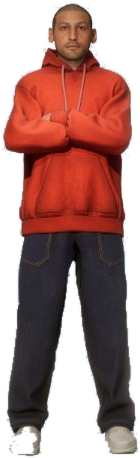
#> input picture assets/patient.png, 140 x 458 px, given in place of window_images_image-8fcbe827-60ad-4e96-b188-4e254708b1bc.png, which was not available
$ python extract_character.py
#> lines starting #> are read from the running program, lines starting #| are printed output that depends on the picture; pictures that were not available may be replaced by others from this repository, and a replacement may not be noted
"""One-off: crop the patient character out of the reference screenshot and
key the smooth gradient background to transparency. Output: assets/patient.png"""
from collections import deque
from PIL import Image, ImageFilter
import os

SRC = os.path.expanduser(
    r"~/.cursor/projects/c-git-PatientMap/assets/"
    r"c__Users_walte_AppData_Roaming_Cursor_User_workspaceStorage_"
    r"empty-window_images_image-8fcbe827-60ad-4e96-b188-4e254708b1bc.png"
)
OUT = os.path.join(os.path.dirname(__file__), "..", "assets", "patient.png")

CROP = (36, 44, 262, 580)      # left, top, right, bottom
STEP_TOL = 17                  # per-step neighbour colour distance to treat as bg

img = Image.open(SRC).convert("RGBA").crop(CROP)
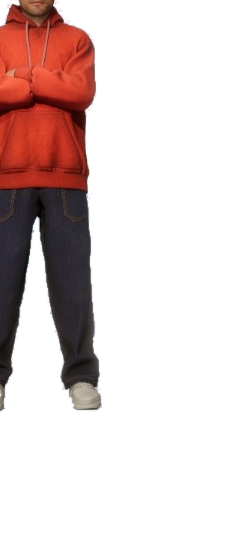
#> img: PIL image 226x536 RGBA; mean R, G, B, A 48.1, 32.2, 31.9, 63.8; transparent parts drawn white
w, h = img.size
#> w = 226; h = 536
px = img.load()

def dist(a, b):
    return abs(a[0]-b[0]) + abs(a[1]-b[1]) + abs(a[2]-b[2])

visited = bytearray(w * h)
q = deque()

def seed(x, y):
    i = y * w + x
    if not visited[i]:
        visited[i] = 1
        q.append((x, y))

for x in range(w):
    seed(x, 0); seed(x, h - 1)
for y in range(h):
    seed(0, y); seed(w - 1, y)

# region-grow background along smooth gradients; sharp edges (the figure) stop it
while q:
    x, y = q.popleft()
    c = px[x, y]
    for dx, dy in ((1, 0), (-1, 0), (0, 1), (0, -1)):
        nx, ny = x + dx, y + dy
        if 0 <= nx < w and 0 <= ny < h:
            i = ny * w + nx
            if not visited[i] and dist(px[nx, ny], c) <= STEP_TOL:
                visited[i] = 1
                q.append((nx, ny))
#> this loop made 116115 passes
#> c on passes 1 to 3: (230, 229, 234, 0), (0, 0, 0, 0), (227, 231, 234, 0)

# build alpha band: background -> 0  (edit a real 'L' band, then putalpha)
alpha_band = Image.new("L", (w, h), 255)
#> alpha_band: PIL image 226x536 L; every value is 255
ap = alpha_band.load()
for y in range(h):
    for x in range(w):
        if visited[y * w + x]:
            ap[x, y] = 0

alpha_band = alpha_band.filter(ImageFilter.GaussianBlur(0.6))
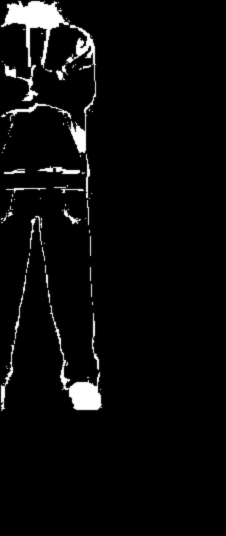
#> alpha_band: PIL image 226x536 L; min 0, max 255, mean 10.6
img.putalpha(alpha_band)
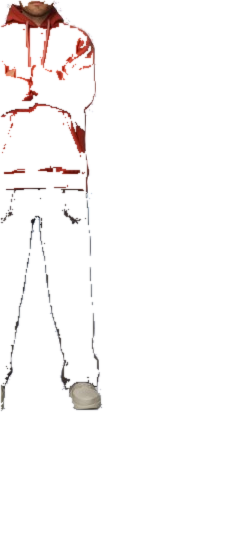
#> img: PIL image 226x536 RGBA; mean R, G, B, A 48.1, 32.2, 31.9, 10.6; transparent parts drawn white

bbox = img.getbbox()
#> bbox = (0, 0, 104, 413)
if bbox:
    img = img.crop(bbox)
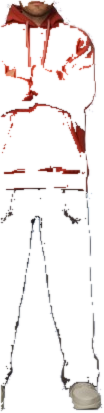
#> img: PIL image 104x413 RGBA; mean R, G, B, A 135.2, 90.6, 89.7, 29.8; transparent parts drawn white

os.makedirs(os.path.dirname(OUT), exist_ok=True)
img.save(OUT)
print("saved", OUT, img.size)
#| saved tools/../assets/patient.png (104, 413)

# preview composite on a dark panel so the cut is easy to judge
preview = Image.new("RGBA", img.size, (12, 20, 36, 255))
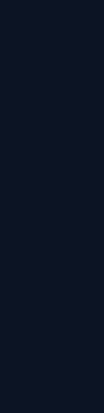
#> preview: PIL image 104x413 RGBA; mean R, G, B, A 12, 20, 36, 255
preview.alpha_composite(img)
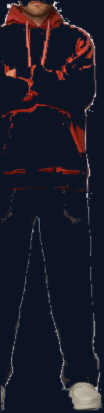
#> preview: PIL image 104x413 RGBA; mean R, G, B, A 26.7, 27.3, 40.3, 255
prev_path = os.path.join(os.path.dirname(OUT), "patient_preview.png")
preview.convert("RGB").save(prev_path)
print("preview", prev_path)
